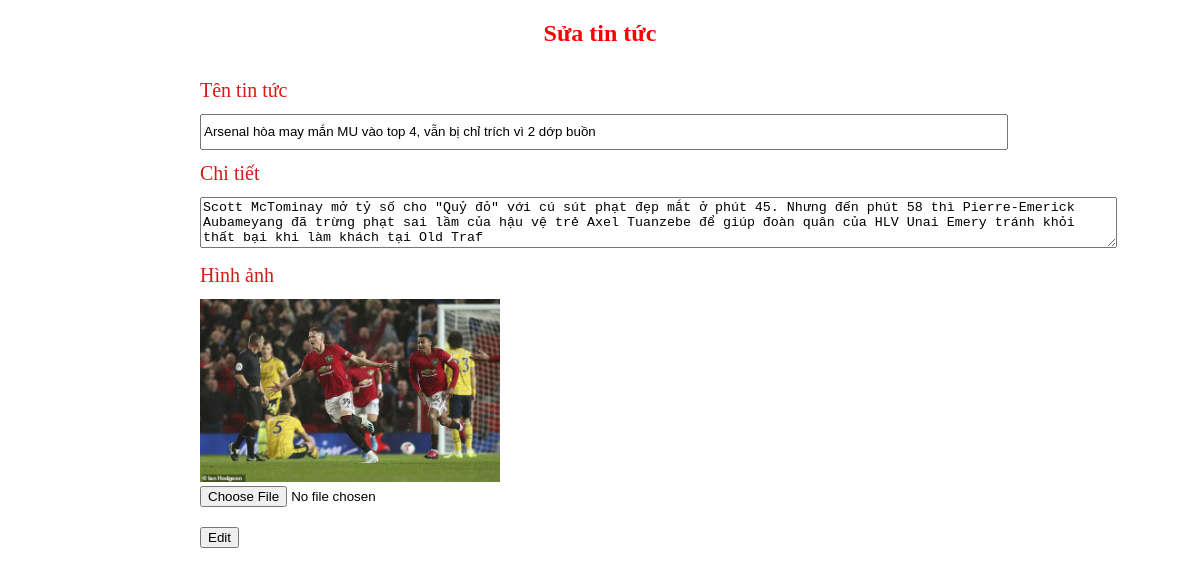
Page /index.php?action=edit&id=7 on the committed database.
### tables this page shows
CREATE TABLE `news` (
  `id` int(11) NOT NULL,
  `title` varchar(255) NOT NULL,
  `description` varchar(255) NOT NULL,
  `image` varchar(50) NOT NULL,
  `created_at` timestamp NOT NULL DEFAULT current_timestamp() ON UPDATE current_timestamp()
);

### Model/DbConnect.php (called while the page is built)
<?php
    class DbConnect {
		public function DbConnect() {
			$conn = new mysqli('localhost','root','','exercise2');
			$conn->set_charset('utf8');
			if(mysqli_connect_errno()){
				echo "Lỗi kết nối: " . mysqli_connect_error();
				die();
			}else{
				return $conn;
			}
		}
	}
?>

### Model/NewModel.php (called while the page is built, shortened)
<?php
require_once('DbConnect.php');
class NewModel extends DbConnect {
	protected $conn;
	public function __construct() {
		$this->conn = $this->DbConnect();
	}
	function detailNews($id) {
		$queryDetail = "SELECT * FROM news WHERE id = '{$id}'";
		$arDetail    = $this->conn->query($queryDetail);
		return $arDetail;
	}
};
?>

### View/edit.php (the view, shortened to what this page needs)
<h2 class="title">Sửa tin tức</h2>
<?php
    $displayEdit = mysqli_fetch_assoc($ar_Edit);
?>
<form action="index.php?action=update&id=<?php echo $displayEdit['id']?>" method="post" enctype="multipart/form-data">
    <div class="form-group">
        <label>Tên tin tức</label>
        <input type="text" name="name" class="form-control" value="<?php echo $displayEdit['title'] ?> " style="width: 100%; height: 30px;" required />
    </div>
    <div class="form-group">
        <label>Chi tiết</label>
        <textarea rows="3" cols="112" required name="detail"><?php echo $displayEdit['description'] ?></textarea>
    </div>
    <div class="form-group">
        <label>Hình ảnh</label>
        <img src="public/img/<?php echo $displayEdit['image'] ?>" id="myImg" style="width: 300px" alt="Image">
        <input type="file" name="image" style="display: block;" accept="image/png, image/jpeg" />
    </div>
    <button type="submit" name="submit" >Edit</button>
</form>

### public/css/style.css (style rules this page uses)
form { margin: 15px auto; width: 800px; }
label { display: block; padding: 12px 0px; font-size: 20px; color: #d81717; }
button { margin-top: 20px; }
.title { color: red; text-align: center; }

### rows in the picture
news: name "Arsenal hòa may mắn MU vào top 4, vẫn bị chỉ trích vì 2 dớp buồn", detail "Scott McTominay mở tỷ số cho \"Quỷ đỏ\" với cú sút phạt đẹp mắt ở phút 45. Nhưng đến phút 58 thì Pierre-Emerick Aubameyang đã trừng phạt sai lầm của hậu vệ trẻ Axel Tuanzebe để giúp đoàn quân của HLV Unai Emery tránh khỏi thất bại khi làm khách tại Old Traf", image (picture)
